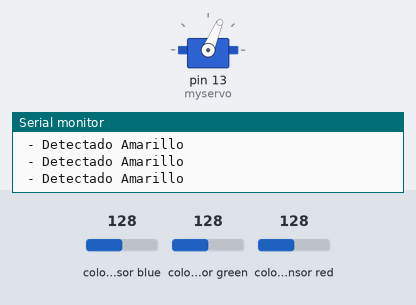
The sketch below on a simulated Arduino Uno, built with avr-gcc and run on an emulated ATmega328P. Parts: servo, the last lines printed to the serial monitor. Wiring (inferred from the names in the program): TCS3200 colour sensor: output pin 10; S2 pin 12; S3 pin 11; S0 pin 8; S1 pin 9. The test bench sets the inputs (shaded band); at power-on: colour sensor blue 128, colour sensor green 128, colour sensor red 128.

Above: at 1.2 s.
1.3 s: colour sensor blue set to 218
2.8 s: colour sensor blue set to 224
At 4.2 s:
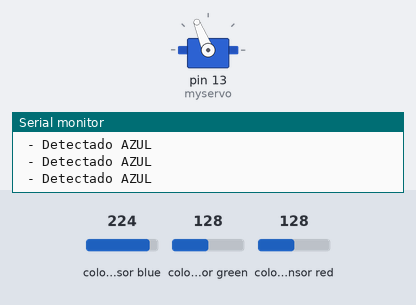
4.5 s: colour sensor blue set to 215
6.0 s: colour sensor blue set to 207
At 6.9 s:
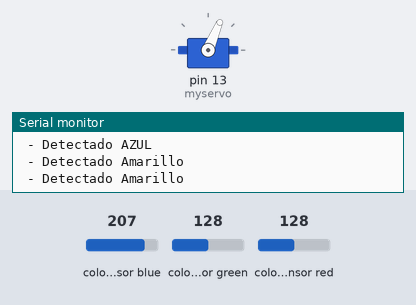
7.8 s: colour sensor blue set to 250
At 8.4 s:
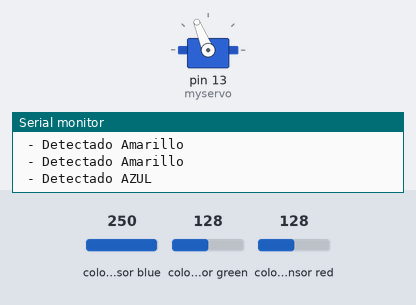
Timing chart, 0 to 10.6 s (numbered marks = the images above; inputs shaded):
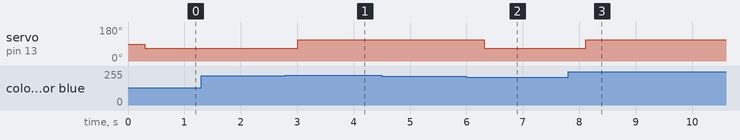

The sketch:

clasificador.ino
```cpp
//
// Cableado de TCS3200 a Arduino
//
#define S0 8
#define S1 9
#define S2 12
#define S3 11
#define salidaSensor 10
 #include <Servo.h>
 Servo myservo;
// Para guardar las frecuencias de los fotodiodos
int frecuenciaRojo = 0;
int frecuenciaVerde = 0;
int frecuenciaAzul = 0;
int colorRojo;
int colorVerde;
int colorAzul;
int pos = 0;

void setup() {
  // Definiendo las Salidas
  Serial.begin(9600);
  myservo.attach(13);  // attaches the servo on pin 9 to the servo object
  pinMode(S0, OUTPUT);
  pinMode(S1, OUTPUT);
  pinMode(S2, OUTPUT);
  pinMode(S3, OUTPUT);

  // Definiendo salidaSensor como entrada
  pinMode(salidaSensor, INPUT);

  // Definiendo la escala de frecuencia a 20%
  digitalWrite(S0,HIGH);
  digitalWrite(S1,LOW);

   // Iniciar la comunicacion serie
  Serial.begin(9600);
}

void loop() {
  // Definiendo la lectura de los fotodiodos con filtro rojo
  digitalWrite(S2,LOW);
  digitalWrite(S3,LOW);

  // Leyendo la frecuencia de salida del sensor
  frecuenciaRojo = pulseIn(salidaSensor, LOW);

  // Mapeando el valor de la frecuencia del ROJO (RED = R) de 0 a 255
  // Usted debe colocar los valores que registro. Este es un ejemplo:
  // colorRojo = map(frecuenciaRojo, 70, 120, 255,0);
  colorRojo = map(frecuenciaRojo, 36, 150, 255,0);

  // Mostrando por serie el valor para el rojo (R = Red)
  //Serial.print("R = ");
  //Serial.print(colorRojo);
  delay(100);

  // Definiendo la lectura de los fotodiodos con filtro verde
  digitalWrite(S2,HIGH);
  digitalWrite(S3,HIGH);

  // Leyendo la frecuencia de salida del sensor
  frecuenciaVerde = pulseIn(salidaSensor, LOW);

  // Mapeando el valor de la frecuencia del VERDE (GREEN = G) de 0 a 255
  // Usted debe colocar los valores que registro. Este es un ejemplo:
  // colorVerde = map(frecuenciaVerde, 100, 199, 255,0);
  colorVerde = map(frecuenciaVerde, 70, 230, 255,0);

  // Mostrando por serie el valor para el verde (G = Green)
  //Serial.print("V = ");
  //Serial.print(colorVerde);
  delay(100);

  // Definiendo la lectura de los fotodiodos con filtro azul
  digitalWrite(S2,LOW);
  digitalWrite(S3,HIGH);

  // Leyendo la frecuencia de salida del sensor
  frecuenciaAzul = pulseIn(salidaSensor, LOW);

  // Mapeando el valor de la frecuencia del AZUL (AZUL = B) de 0 a 255
  // Usted debe colocar los valores que registro. Este es un ejemplo:
  // colorAzul = map(frecuenciaAzul, 38, 84, 255, 0);
  colorAzul = map(frecuenciaAzul, 47, 160, 255, 0);

  // Mostrando por serie el valor para el azul (B = Blue)
  //Serial.print("B = ");
  //Serial.print(colorAzul);
  delay(100);

  // Comprobar cual es el color detectado y mostrarlo
  // con un mensaje en el monitor serie
  if(colorRojo > colorVerde && colorRojo > colorAzul){
      Serial.println(" - Detectado ROJO");
      myservo.write(22);
  }
  if(colorVerde > colorRojo && colorVerde > colorAzul){
    Serial.println(" - Detectado Amarillo");
    myservo.write(67);
  }
  if(colorAzul > colorRojo && colorAzul > colorVerde){
    Serial.println(" - Detectado AZUL");
     myservo.write(112);
  }
}
```

Measured:
- the behaviour switches between 220 and 221 on colour sensor blue (found by bisection; images 0 and 1)
- the behaviour switches between 212 and 211 on colour sensor blue (found by bisection; images 1 and 2)
- after the input at 1.3 s, every drawn part: stays the same
- after the input at 2.8 s, servo on pin 13 (myservo): 67° → 112° after 0.21 s
- after the input at 6.0 s, servo on pin 13 (myservo): 112° → 67° after 0.31 s
- after the input at 7.8 s, servo on pin 13 (myservo): 67° → 112° after 0.32 s
